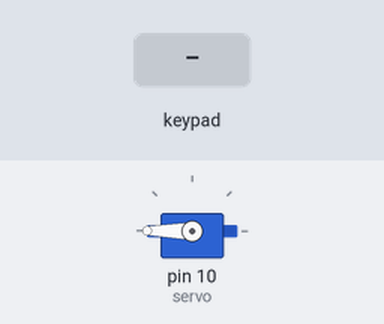
Simulated run of this sketch. Board: Arduino Uno, built with avr-gcc and run on an emulated ATmega328P. Parts: servo. The test bench sets the inputs (shaded band). What the sketch prints to the serial monitor is not drawn.

Above: at 1.2 s.
1.3 s: keypad keys 0 1 2 3 pressed 0.4 s apart
At 3.6 s:
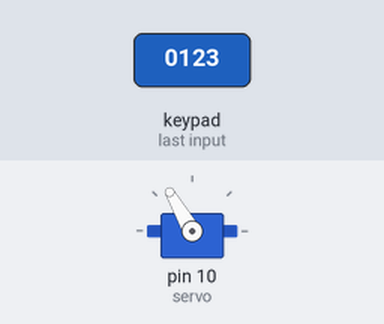
4.5 s: key 'A' pressed
At 5.0 s:
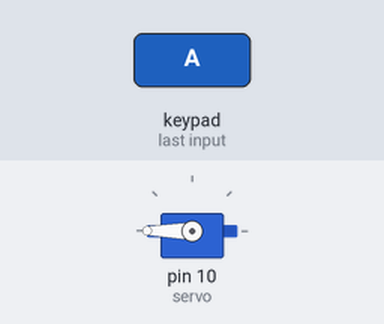
7.5 s: keypad keys 0 1 2 3 # pressed 0.4 s apart
At 9.38 s:
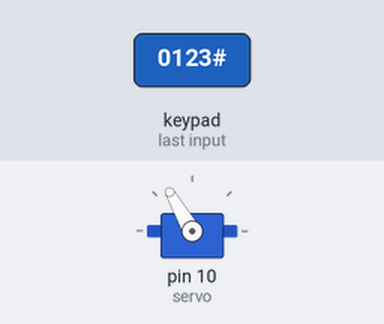
12.5 s: keypad keys 0 1 2 3 * pressed 0.4 s apart
At 15.2 s:
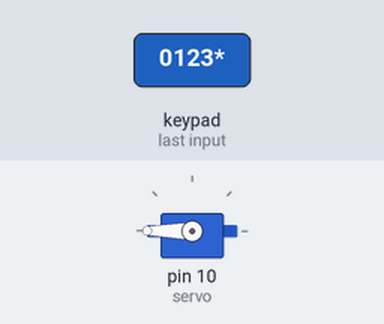
Timing chart, 0 to 16.7 s (numbered marks = the images above; inputs shaded):
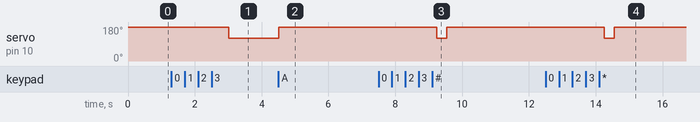

The sketch:

keypad.ino
```cpp
#include <Keypad.h>  // for 4 *4 Keypad
#include <Servo.h>  // for servo motor

Servo servo;
char* password = "0123";  // set password

int position = 0;   // Variable that stores positions when comparing passwords


// keypadd button position
char keys[4][4] = {
  {'1', '2', '3', 'A'},
  {'4', '5', '6', 'B'},
  {'7', '8', '9', 'C'},
  {'*', '0', '#', 'D'}
};


byte rowPins[4] = {9,8,7,6};
byte colPins[4] = {5,4,3,2};

//initialize keypad
Keypad keypad = Keypad(makeKeymap(keys), rowPins, colPins, 4, 4);

void setup(){
  Serial.begin(9600);
  setLocked(true);
  servo.attach(10);
  servo.write(180);
}

void loop()
{
  char key = keypad.getKey();

  Serial.println(key);

  if(('0' <= key && key <= '9') || ('A' <= key && key <='D') || (key == '*' || key == '#'))
  {
    if(key == '*' || key == '#')
    { //When the key is * or #, it resets the current position and keeps it locked.
      position = 0;
      setLocked(true);
    }

    else if(key == password[position])
    { //If the password of the current position and the entered key are the same, increase the position value.
      position++;
    }

    else if(key != password[position])
    { //If the password is incorrect, initialize it.
      position = 0;
      setLocked(true);
    }

    if(position == 4)
    { //password is correct, open the door.
      setLocked(false);
    }

  }
  delay(100);
}

void setLocked(int locked)
{
  if(locked)
  {
    servo.write(180);
  }
  else
  {
    delay(500);
    servo.write(120);
  }
}
```

Measured:
- after the input at 1.3 s, servo on pin 10 (servo): 180° → 120° after 1.7 s
- after the input at 4.5 s, servo on pin 10 (servo): 120° → 180° at once
- after the input at 7.5 s, servo on pin 10 (servo): 180° → 120° after 1.7 s, → 180° 0.30 s later
- after the input at 12.5 s, servo on pin 10 (servo): 180° → 120° after 1.8 s, → 180° 0.30 s later
